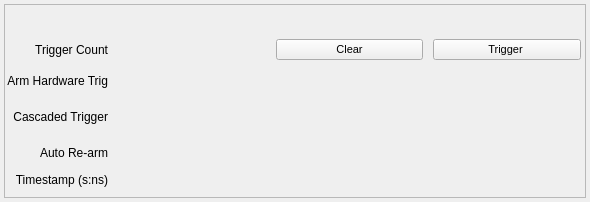
<?xml version="1.0" encoding="UTF-8"?>
<ui version="4.0">
 <class>Form</class>
 <widget class="QWidget" name="Form">
  <property name="geometry">
   <rect>
    <x>0</x>
    <y>0</y>
    <width>590</width>
    <height>202</height>
   </rect>
  </property>
  <property name="windowTitle">
   <string>Scope ${MUX} Trigger settings - ${DEVICE}</string>
  </property>
  <layout class="QHBoxLayout" name="horizontalLayout">
   <property name="leftMargin">
    <number>4</number>
   </property>
   <property name="topMargin">
    <number>4</number>
   </property>
   <property name="rightMargin">
    <number>4</number>
   </property>
   <property name="bottomMargin">
    <number>4</number>
   </property>
   <item>
    <widget class="QFrame" name="frame">
     <property name="frameShape">
      <enum>QFrame::StyledPanel</enum>
     </property>
     <property name="frameShadow">
      <enum>QFrame::Raised</enum>
     </property>
     <layout class="QGridLayout" name="gridLayout_2" rowstretch="1,0,0,0,0,0,0">
      <property name="leftMargin">
       <number>2</number>
      </property>
      <property name="topMargin">
       <number>2</number>
      </property>
      <property name="rightMargin">
       <number>4</number>
      </property>
      <property name="bottomMargin">
       <number>10</number>
      </property>
      <property name="horizontalSpacing">
       <number>10</number>
      </property>
      <property name="verticalSpacing">
       <number>4</number>
      </property>
      <item row="6" column="0">
       <widget class="QLabel" name="label_14">
        <property name="font">
         <font/>
        </property>
        <property name="styleSheet">
         <string notr="true"/>
        </property>
        <property name="text">
         <string>Timestamp (s:ns)</string>
        </property>
        <property name="alignment">
         <set>Qt::AlignRight|Qt::AlignTrailing|Qt::AlignVCenter</set>
        </property>
       </widget>
      </item>
      <item row="2" column="0">
       <widget class="QLabel" name="label">
        <property name="font">
         <font/>
        </property>
        <property name="styleSheet">
         <string notr="true"/>
        </property>
        <property name="text">
         <string>Arm Hardware Trig</string>
        </property>
        <property name="alignment">
         <set>Qt::AlignRight|Qt::AlignTrailing|Qt::AlignVCenter</set>
        </property>
       </widget>
      </item>
      <item row="1" column="1">
       <layout class="QHBoxLayout" name="horizontalLayout_2" stretch="1,1,0">
        <property name="spacing">
         <number>10</number>
        </property>
        <item>
         <widget class="PyDMLabel" name="PyDMLabel_6">
          <property name="sizePolicy">
           <sizepolicy hsizetype="Preferred" vsizetype="Preferred">
            <horstretch>0</horstretch>
            <verstretch>0</verstretch>
           </sizepolicy>
          </property>
          <property name="minimumSize">
           <size>
            <width>0</width>
            <height>0</height>
           </size>
          </property>
          <property name="toolTip">
           <string/>
          </property>
          <property name="styleSheet">
           <string notr="true"/>
          </property>
          <property name="frameShape">
           <enum>QFrame::NoFrame</enum>
          </property>
          <property name="text">
           <string/>
          </property>
          <property name="channel" stdset="0">
           <string>ca://${DEVICE}:DAQMUX${MUX}_TRGCNT</string>
          </property>
         </widget>
        </item>
        <item>
         <widget class="PyDMPushButton" name="PyDMPushButton_6">
          <property name="sizePolicy">
           <sizepolicy hsizetype="Preferred" vsizetype="Preferred">
            <horstretch>1</horstretch>
            <verstretch>0</verstretch>
           </sizepolicy>
          </property>
          <property name="minimumSize">
           <size>
            <width>0</width>
            <height>0</height>
           </size>
          </property>
          <property name="font">
           <font>
            <pointsize>8</pointsize>
           </font>
          </property>
          <property name="toolTip">
           <string/>
          </property>
          <property name="styleSheet">
           <string notr="true"/>
          </property>
          <property name="text">
           <string>Clear</string>
          </property>
          <property name="channel" stdset="0">
           <string>ca://${DEVICE}:DAQMUX${MUX}_CLRTRGST</string>
          </property>
          <property name="pressValue" stdset="0">
           <string>1</string>
          </property>
         </widget>
        </item>
        <item>
         <widget class="PyDMPushButton" name="PyDMPushButton">
          <property name="sizePolicy">
           <sizepolicy hsizetype="Preferred" vsizetype="Preferred">
            <horstretch>1</horstretch>
            <verstretch>0</verstretch>
           </sizepolicy>
          </property>
          <property name="minimumSize">
           <size>
            <width>0</width>
            <height>0</height>
           </size>
          </property>
          <property name="font">
           <font>
            <pointsize>8</pointsize>
           </font>
          </property>
          <property name="toolTip">
           <string/>
          </property>
          <property name="text">
           <string>Trigger </string>
          </property>
          <property name="channel" stdset="0">
           <string>ca://${DEVICE}:DAQMUX${MUX}_TRGDAQ </string>
          </property>
          <property name="pressValue" stdset="0">
           <string>1</string>
          </property>
          <property name="releaseValue" stdset="0">
           <string>0</string>
          </property>
         </widget>
        </item>
       </layout>
      </item>
      <item row="5" column="0">
       <widget class="QLabel" name="label_5">
        <property name="font">
         <font/>
        </property>
        <property name="styleSheet">
         <string notr="true"/>
        </property>
        <property name="text">
         <string>Auto Re-arm</string>
        </property>
        <property name="alignment">
         <set>Qt::AlignRight|Qt::AlignTrailing|Qt::AlignVCenter</set>
        </property>
       </widget>
      </item>
      <item row="3" column="0">
       <widget class="QLabel" name="label_4">
        <property name="font">
         <font/>
        </property>
        <property name="styleSheet">
         <string notr="true"/>
        </property>
        <property name="text">
         <string>Cascaded Trigger</string>
        </property>
        <property name="alignment">
         <set>Qt::AlignRight|Qt::AlignTrailing|Qt::AlignVCenter</set>
        </property>
       </widget>
      </item>
      <item row="5" column="1">
       <widget class="PyDMEnumButton" name="PyDMEnumButton_3">
        <property name="sizePolicy">
         <sizepolicy hsizetype="Preferred" vsizetype="Preferred">
          <horstretch>0</horstretch>
          <verstretch>1</verstretch>
         </sizepolicy>
        </property>
        <property name="minimumSize">
         <size>
          <width>0</width>
          <height>0</height>
         </size>
        </property>
        <property name="maximumSize">
         <size>
          <width>16777215</width>
          <height>40</height>
         </size>
        </property>
        <property name="toolTip">
         <string/>
        </property>
        <property name="styleSheet">
         <string notr="true">QPushButton{font: 8px;}</string>
        </property>
        <property name="channel" stdset="0">
         <string>ca://${DEVICE}:DAQMUX${MUX}_AUTOREARM</string>
        </property>
        <property name="orientation" stdset="0">
         <enum>Qt::Horizontal</enum>
        </property>
        <property name="marginTop" stdset="0">
         <number>0</number>
        </property>
        <property name="marginBottom" stdset="0">
         <number>0</number>
        </property>
        <property name="marginLeft" stdset="0">
         <number>0</number>
        </property>
        <property name="marginRight" stdset="0">
         <number>0</number>
        </property>
        <property name="horizontalSpacing" stdset="0">
         <number>0</number>
        </property>
        <property name="verticalSpacing" stdset="0">
         <number>0</number>
        </property>
       </widget>
      </item>
      <item row="1" column="0">
       <widget class="QLabel" name="label_11">
        <property name="font">
         <font/>
        </property>
        <property name="styleSheet">
         <string notr="true"/>
        </property>
        <property name="text">
         <string>Trigger Count</string>
        </property>
        <property name="alignment">
         <set>Qt::AlignRight|Qt::AlignTrailing|Qt::AlignVCenter</set>
        </property>
       </widget>
      </item>
      <item row="2" column="1">
       <widget class="PyDMEnumButton" name="PyDMEnumButton_2">
        <property name="sizePolicy">
         <sizepolicy hsizetype="Preferred" vsizetype="Preferred">
          <horstretch>0</horstretch>
          <verstretch>1</verstretch>
         </sizepolicy>
        </property>
        <property name="minimumSize">
         <size>
          <width>0</width>
          <height>0</height>
         </size>
        </property>
        <property name="maximumSize">
         <size>
          <width>16777215</width>
          <height>40</height>
         </size>
        </property>
        <property name="toolTip">
         <string/>
        </property>
        <property name="styleSheet">
         <string notr="true">QPushButton{font: 8px;}</string>
        </property>
        <property name="channel" stdset="0">
         <string>ca://${DEVICE}:DAQMUX${MUX}_ARMHWTRG </string>
        </property>
        <property name="orientation" stdset="0">
         <enum>Qt::Horizontal</enum>
        </property>
        <property name="marginTop" stdset="0">
         <number>0</number>
        </property>
        <property name="marginBottom" stdset="0">
         <number>0</number>
        </property>
        <property name="marginLeft" stdset="0">
         <number>0</number>
        </property>
        <property name="marginRight" stdset="0">
         <number>0</number>
        </property>
        <property name="horizontalSpacing" stdset="0">
         <number>0</number>
        </property>
        <property name="verticalSpacing" stdset="0">
         <number>0</number>
        </property>
       </widget>
      </item>
      <item row="6" column="1">
       <layout class="QHBoxLayout" name="horizontalLayout_9" stretch="1,0">
        <property name="spacing">
         <number>7</number>
        </property>
        <item>
         <widget class="PyDMLabel" name="PyDMLabel_7">
          <property name="sizePolicy">
           <sizepolicy hsizetype="Preferred" vsizetype="Preferred">
            <horstretch>1</horstretch>
            <verstretch>1</verstretch>
           </sizepolicy>
          </property>
          <property name="minimumSize">
           <size>
            <width>0</width>
            <height>0</height>
           </size>
          </property>
          <property name="font">
           <font>
            <pointsize>8</pointsize>
           </font>
          </property>
          <property name="toolTip">
           <string/>
          </property>
          <property name="styleSheet">
           <string notr="true"/>
          </property>
          <property name="frameShape">
           <enum>QFrame::NoFrame</enum>
          </property>
          <property name="text">
           <string/>
          </property>
          <property name="channel" stdset="0">
           <string>ca://${DEVICE}:DAQMUX${MUX}_TS_SEC</string>
          </property>
         </widget>
        </item>
        <item>
         <widget class="PyDMLabel" name="PyDMLabel_8">
          <property name="sizePolicy">
           <sizepolicy hsizetype="Preferred" vsizetype="Preferred">
            <horstretch>1</horstretch>
            <verstretch>0</verstretch>
           </sizepolicy>
          </property>
          <property name="minimumSize">
           <size>
            <width>0</width>
            <height>0</height>
           </size>
          </property>
          <property name="font">
           <font>
            <pointsize>8</pointsize>
           </font>
          </property>
          <property name="toolTip">
           <string/>
          </property>
          <property name="styleSheet">
           <string notr="true"/>
          </property>
          <property name="frameShape">
           <enum>QFrame::NoFrame</enum>
          </property>
          <property name="text">
           <string/>
          </property>
          <property name="channel" stdset="0">
           <string>ca://${DEVICE}:DAQMUX${MUX}_TS_NSEC</string>
          </property>
         </widget>
        </item>
       </layout>
      </item>
      <item row="3" column="1">
       <widget class="PyDMEnumButton" name="PyDMEnumButton">
        <property name="sizePolicy">
         <sizepolicy hsizetype="Preferred" vsizetype="Preferred">
          <horstretch>0</horstretch>
          <verstretch>1</verstretch>
         </sizepolicy>
        </property>
        <property name="minimumSize">
         <size>
          <width>0</width>
          <height>0</height>
         </size>
        </property>
        <property name="maximumSize">
         <size>
          <width>16777215</width>
          <height>40</height>
         </size>
        </property>
        <property name="toolTip">
         <string/>
        </property>
        <property name="styleSheet">
         <string notr="true">QPushButton{font: 8px;}</string>
        </property>
        <property name="channel" stdset="0">
         <string>ca://${DEVICE}:DAQMUX${MUX}_CSCDTRG</string>
        </property>
        <property name="orientation" stdset="0">
         <enum>Qt::Horizontal</enum>
        </property>
        <property name="marginTop" stdset="0">
         <number>0</number>
        </property>
        <property name="marginBottom" stdset="0">
         <number>0</number>
        </property>
        <property name="marginLeft" stdset="0">
         <number>0</number>
        </property>
        <property name="marginRight" stdset="0">
         <number>0</number>
        </property>
        <property name="horizontalSpacing" stdset="0">
         <number>0</number>
        </property>
        <property name="verticalSpacing" stdset="0">
         <number>0</number>
        </property>
       </widget>
      </item>
     </layout>
    </widget>
   </item>
  </layout>
 </widget>
 <customwidgets>
  <customwidget>
   <class>PyDMLabel</class>
   <extends>QLabel</extends>
   <header>pydm.widgets.label</header>
  </customwidget>
  <customwidget>
   <class>PyDMEnumButton</class>
   <extends>QWidget</extends>
   <header>pydm.widgets.enum_button</header>
  </customwidget>
  <customwidget>
   <class>PyDMPushButton</class>
   <extends>QPushButton</extends>
   <header>pydm.widgets.pushbutton</header>
  </customwidget>
 </customwidgets>
 <resources/>
 <connections/>
</ui>
